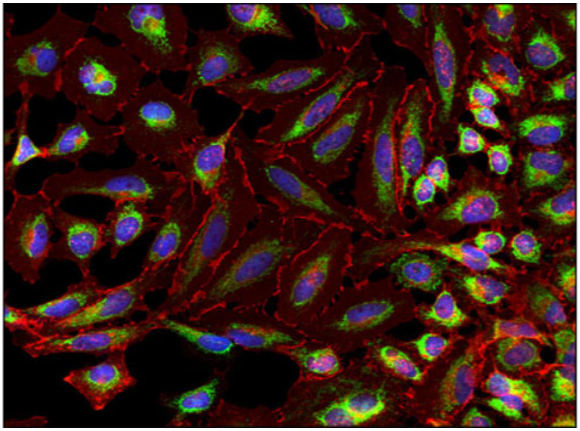
#> input picture cell-color-detection-image-2.PNG, 580 x 431 px
$ python color-detection-for-image.py
#> lines starting #> are read from the running program, lines starting #| are printed output that depends on the picture; after the words box and inside, x2 and y2 are one past the last pixel; in counts of white or black regions, pixels touching at a corner belong together; long printed decimals are rounded
import numpy as np
import cv2
import imutils

red=0
orange=0
yellow=0
green=0
lightgcyan=0
lightblue=0
blue=0
violet=0
purple=0
pink=0
gray=0
total=0

img=input("Enter the path of image with extension png or jpg or jpeg:")
#> the answer given: cell-color-detection-image-2.PNG
img = cv2.imread(img)
#> img is the input picture: shape (431, 580, 3); mean B, G, R 25.2, 31.2, 57.3
imageGrey = cv2.cvtColor(img, cv2.COLOR_BGR2GRAY)
_, thrash = cv2.threshold(imageGrey, 240, 255, cv2.THRESH_BINARY)
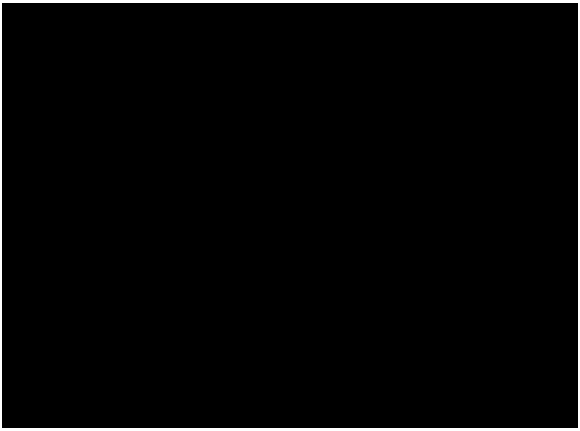
#> thrash: shape (431, 580); 2.1% white; 1 white region
contours1, _ = cv2.findContours(thrash, cv2.RETR_TREE, cv2.CHAIN_APPROX_NONE)
#> contours1 = 2 contours; box (x1, y1, x2, y2) and area: (0, 0, 580, 431) 248970, (1, 2, 579, 429) 245800
#cv2.drawContours(img,[a],-1,(0,255,0), 1)
# converting from BGR to HSV color space
hsv = cv2.cvtColor(img,cv2.COLOR_BGR2HSV)
#> hsv: shape (431, 580, 3); mean H, S, V 60.3, 199.7, 67

# Range for lower
lower_red = np.array([0,50,50])
upper_red = np.array([10,255,255])
mask1 = cv2.inRange(hsv, lower_red, upper_red)
#> mask1: shape (431, 580); 12.7% white; 1626 white regions (1408 under 20 px), largest, box (x1, y1, x2, y2) and area: (464, 284, 576, 380) 2691, (5, 213, 150, 358) 2214, (64, 353, 134, 411) 963

lower_orange = np.array([11,50,50])
upper_orange = np.array([20,255,255])
mask3 = cv2.inRange(hsv, lower_orange, upper_orange)
#> mask3: shape (431, 580); 3.6% white in thin lines or dots

lower_yellow = np.array([21,50,50])
upper_yellow = np.array([30,255,255])
mask5 = cv2.inRange(hsv, lower_yellow, upper_yellow)
#> mask5: shape (431, 580); 2.8% white in thin lines or dots

lower_green = np.array([31,50,50])
upper_green = np.array([80,255,255])
mask7 = cv2.inRange(hsv, lower_green, upper_green)
#> mask7: shape (431, 580); 8.9% white; 322 white regions (189 under 20 px), largest, box (x1, y1, x2, y2) and area: (313, 387, 387, 426) 930, (127, 5, 172, 50) 612, (519, 114, 567, 137) 608

lower_light_blue = np.array([81,50,50])
upper_light_blue = np.array([110,255,255])
mask11 = cv2.inRange(hsv, lower_light_blue, upper_light_blue)
#> mask11: shape (431, 580); 0.3% white in thin lines or dots

lower_blue = np.array([111,50,50])
upper_blue = np.array([130,255,255])
mask13 = cv2.inRange(hsv, lower_blue, upper_blue)
#> mask13: shape (431, 580); 4.5% white; 215 white regions (135 under 20 px), largest, box (x1, y1, x2, y2) and area: (271, 168, 299, 195) 371, (106, 177, 145, 192) 367, (315, 4, 344, 27) 355

lower_violet = np.array([131,50,50])
upper_violet = np.array([140,255,255])
mask15 = cv2.inRange(hsv, lower_violet, upper_violet)
#> mask15: shape (431, 580); 2.8% white in thin lines or dots

lower_purple = np.array([141,50,50])
upper_purple = np.array([160,255,255])
mask17 = cv2.inRange(hsv, lower_purple, upper_purple)
#> mask17: shape (431, 580); 2.2% white in thin lines or dots

lower_pink = np.array([161,50,50])
upper_pink = np.array([170,255,255])
mask19 = cv2.inRange(hsv, lower_pink, upper_pink)
#> mask19: shape (431, 580); 0.86% white in thin lines or dots

lower_gray = np.array([0,0,10])
upper_gray = np.array([0,0,225])
mask21 = cv2.inRange(hsv, lower_gray, upper_gray)
#> mask21: shape (431, 580); 0.27% white in thin lines or dots

lower_black = np.array([0,0,0])
upper_black = np.array([0,0,255])
mask23 = cv2.inRange(hsv, lower_black, upper_black)
#> mask23: shape (431, 580); 10.3% white; 309 white regions (277 under 20 px), largest, box (x1, y1, x2, y2) and area: (0, 333, 580, 431) 10758, (0, 0, 580, 72) 4908, (226, 353, 295, 403) 2407


# Range for upper range
lower_red = np.array([170,120,70])
upper_red = np.array([180,255,255])
mask2 = cv2.inRange(hsv,lower_red,upper_red)
#> mask2: shape (431, 580); 4% white in thin lines or dots

lower_orange = np.array([181,120,70])
upper_orange = np.array([190,255,255])
mask4 = cv2.inRange(hsv,lower_orange,upper_orange)
#> mask4: shape (431, 580); every value is 0

lower_yellow = np.array([191,120,70])
upper_yellow = np.array([200,255,255])
mask6 = cv2.inRange(hsv, lower_yellow, upper_yellow)

lower_green = np.array([201,120,70])
upper_green = np.array([250,255,255])
mask8 = cv2.inRange(hsv, lower_green, upper_green)

lower_light_blue = np.array([251,120,70])
upper_light_blue = np.array([290,255,255])
mask12 = cv2.inRange(hsv, lower_light_blue, upper_light_blue)

lower_blue = np.array([291,120,70])
upper_blue = np.array([300,255,255])
mask14 = cv2.inRange(hsv, lower_blue, upper_blue)

lower_violet = np.array([301,120,70])
upper_violet = np.array([310,255,255])
mask16 = cv2.inRange(hsv, lower_violet, upper_violet)

lower_purple = np.array([311,120,70])
upper_purple = np.array([330,255,255])
mask18 = cv2.inRange(hsv, lower_purple, upper_purple)

lower_pink = np.array([331,120,70])
upper_pink = np.array([340,255,255])
mask20 = cv2.inRange(hsv, lower_pink, upper_pink)

lower_gray = np.array([361,120,70])
upper_gray = np.array([380,255,255])
mask22 = cv2.inRange(hsv, lower_gray, upper_gray)

mask1 = mask1+mask2
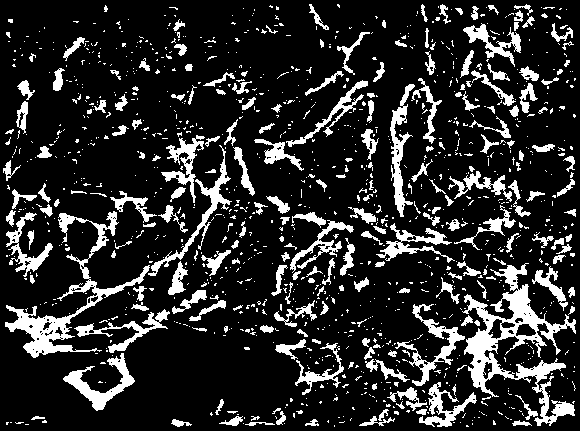
#> mask1: shape (431, 580); 16.8% white; 1205 white regions (983 under 20 px)
mask3 = mask3+mask4
mask5 = mask5+mask6
mask7 = mask7+mask8
mask11 = mask11+mask12
mask13 = mask13+mask14
mask15 = mask15+mask16
mask17 = mask17+mask18
mask19 = mask19+mask20
mask21 = mask21+mask22

borderc1=cv2.findContours(mask1, cv2.RETR_TREE, cv2.CHAIN_APPROX_SIMPLE)
#> borderc1 = 1420 contours, 1245 with area under 20; largest, box (x1, y1, x2, y2) and area: (462, 263, 576, 426) 4907, (5, 211, 150, 358) 2910, (63, 353, 135, 411) 1037, (390, 84, 415, 217) 949, (395, 304, 465, 386) 931
borderc1=imutils.grab_contours(borderc1)

borderc2=cv2.findContours(mask3, cv2.RETR_TREE, cv2.CHAIN_APPROX_SIMPLE)
#> borderc2 = 1300 contours, 1256 with area under 20; largest, box (x1, y1, x2, y2) and area: (187, 226, 208, 277) 183, (245, 242, 268, 261) 152, (439, 365, 463, 399) 128, (530, 299, 553, 319) 119, (486, 61, 508, 88) 100
borderc2=imutils.grab_contours(borderc2)

borderc3=cv2.findContours(mask5, cv2.RETR_TREE, cv2.CHAIN_APPROX_SIMPLE)
#> borderc3 = 1332 contours, 1301 with area under 20; largest, box (x1, y1, x2, y2) and area: (300, 185, 321, 202) 114, (219, 265, 238, 290) 107, (72, 306, 98, 323) 104, (552, 416, 576, 427) 102, (466, 186, 486, 198) 90
borderc3=imutils.grab_contours(borderc3)

borderc4=cv2.findContours(mask7, cv2.RETR_TREE, cv2.CHAIN_APPROX_SIMPLE)
#> borderc4 = 360 contours, 250 with area under 20; largest, box (x1, y1, x2, y2) and area: (313, 387, 387, 426) 800, (127, 5, 172, 50) 590, (519, 114, 567, 137) 532, (524, 153, 564, 188) 443, (528, 28, 565, 70) 416
borderc4=imutils.grab_contours(borderc4)

borderc6=cv2.findContours(mask11, cv2.RETR_TREE, cv2.CHAIN_APPROX_SIMPLE)
#> borderc6 = 202 contours, 200 with area under 20; largest, box (x1, y1, x2, y2) and area: (142, 107, 158, 119) 28, (362, 402, 372, 409) 20
borderc6=imutils.grab_contours(borderc6)

borderc7=cv2.findContours(mask13, cv2.RETR_TREE, cv2.CHAIN_APPROX_SIMPLE)
#> borderc7 = 263 contours, 198 with area under 20; largest, box (x1, y1, x2, y2) and area: (106, 177, 145, 192) 354, (271, 168, 299, 195) 339, (315, 4, 344, 27) 328, (199, 335, 231, 350) 317, (37, 48, 57, 72) 316
borderc7=imutils.grab_contours(borderc7)

borderc8=cv2.findContours(mask15, cv2.RETR_TREE, cv2.CHAIN_APPROX_SIMPLE)
#> borderc8 = 457 contours, 411 with area under 20; largest, box (x1, y1, x2, y2) and area: (202, 217, 225, 256) 332, (486, 12, 512, 31) 168, (236, 253, 272, 280) 162, (199, 146, 222, 168) 150, (376, 134, 391, 182) 147
borderc8=imutils.grab_contours(borderc8)

borderc9=cv2.findContours(mask17, cv2.RETR_TREE, cv2.CHAIN_APPROX_SIMPLE)
#> borderc9 = 449 contours, 404 with area under 20; largest, box (x1, y1, x2, y2) and area: (506, 345, 533, 364) 254, (433, 45, 452, 81) 231, (462, 198, 495, 223) 221, (308, 357, 336, 371) 125, (277, 78, 299, 91) 111
borderc9=imutils.grab_contours(borderc9)

borderc10=cv2.findContours(mask19, cv2.RETR_TREE, cv2.CHAIN_APPROX_SIMPLE)
#> borderc10 = 511 contours, 505 with area under 20; largest, box (x1, y1, x2, y2) and area: (459, 366, 475, 388) 57, (564, 363, 576, 374) 42, (308, 272, 320, 287) 32, (507, 324, 524, 336) 26, (312, 356, 332, 367) 26, (432, 41, 447, 54) 24
borderc10=imutils.grab_contours(borderc10)

borderc11=cv2.findContours(mask21, cv2.RETR_TREE, cv2.CHAIN_APPROX_SIMPLE)
#> borderc11 = 23 contours, 21 with area under 20; largest, box (x1, y1, x2, y2) and area: (2, 334, 4, 420) 85, (2, 99, 4, 130) 29
borderc11=imutils.grab_contours(borderc11)

borderc12=cv2.findContours(mask23, cv2.RETR_TREE, cv2.CHAIN_APPROX_SIMPLE)
#> borderc12 = 317 contours, 285 with area under 20; largest, box (x1, y1, x2, y2) and area: (0, 333, 580, 431) 9886, (0, 0, 580, 72) 4092, (226, 353, 295, 403) 2296, (14, 265, 75, 305) 936, (34, 97, 74, 140) 774
borderc12=imutils.grab_contours(borderc12)

for a in borderc1:
        Carea = cv2.contourArea(a)
        if Carea > 10:
            cv2.drawContours(img,[a],-1,(0,255,0), 1)
            centroid = cv2.moments(a)
            cx = int(centroid["m10"]/ centroid["m00"])
            cy = int(centroid["m01"]/ centroid["m00"])
            cv2.circle(img,(cx,cy),1,(0,0,0),0)
            cv2.putText(img, "Red", (cx-10, cy-5), cv2.FONT_HERSHEY_SIMPLEX, 0.4, (255,255,255))
            red=red+1
#> this loop made 1420 passes
#> (Carea, cx, cy) on passes 9, 14, 20, 21, 28, 32, 46, 51: (29, 257, 423), (45.5, 520, 422), (31.5, 312, 422), (63.5, 178, 422), (75.5, 374, 421), (84.5, 233, 421), (50, 280, 418), (33.5, 421, 411)
#> after the loop, red = 255

for a in borderc2:
        Carea = cv2.contourArea(a)
        if Carea > 10:
            cv2.drawContours(img,[a],-1,(0,255,0), 1)
            centroid = cv2.moments(a)
            cx = int(centroid["m10"]/ centroid["m00"])
            cy = int(centroid["m01"]/ centroid["m00"])
            cv2.circle(img,(cx,cy),1,(0,0,0),0)
            cv2.putText(img, "Orange", (cx-20, cy-10), cv2.FONT_HERSHEY_SIMPLEX, 0.4, (255,255,255))
            orange=orange+1
#> this loop made 1300 passes
#> (Carea, cx, cy) on passes 28, 52, 79, 80, 155, 202, 203, 221: (38, 565, 417), (25, 539, 412), (61, 444, 398), (24.5, 444, 396), (128.5, 448, 384), (59.5, 468, 357), (33.5, 469, 357), (37, 378, 356)
#> img: shape (431, 580, 3); mean B, G, R 45.6, 68.9, 68.8
#> after the loop, orange = 85


for a in borderc3:
        Carea = cv2.contourArea(a)
        if Carea > 10:
            cv2.drawContours(img,[a],-1,(0,255,0), 1)
            centroid = cv2.moments(a)

            cx = int(centroid["m10"]/ centroid["m00"])
            cy = int(centroid["m01"]/ centroid["m00"])
            cv2.circle(img,(cx,cy),1,(0,0,0),0)
            cv2.putText(img, "Yellow", (cx-10, cy-10), cv2.FONT_HERSHEY_SIMPLEX, 0.4, (255,255,255))
            yellow=yellow+1
#> this loop made 1332 passes
#> (Carea, cx, cy) on passes 22, 53, 84, 122, 139, 195, 196, 218: (102, 563, 421), (23, 358, 413), (30, 532, 402), (38, 567, 387), (41.5, 450, 379), (44.5, 451, 369), (21, 451, 370), (20, 389, 358)
#> img: shape (431, 580, 3); mean B, G, R 49.2, 73.4, 71.2


for a in borderc4:
        Carea = cv2.contourArea(a)
        if Carea > 10:
            cv2.drawContours(img,[a],-1,(0,255,0), 1)
            centroid = cv2.moments(a)
            cx = int(centroid["m10"]/ centroid["m00"])
            cy = int(centroid["m01"]/ centroid["m00"])
            cv2.circle(img,(cx,cy),1,(0,0,0),0)
            cv2.putText(img, "Green", (cx-10, cy-10), cv2.FONT_HERSHEY_SIMPLEX, 0.4, (255,255,255))
            green=green+1
#> this loop made 360 passes
#> a on passes 1, 3, 4: [[554, 425], [553, 426], [555, 426], [555, 425]], [[561, 423]], [[569, 421], [572, 421]]
#> img: shape (431, 580, 3); mean B, G, R 56.3, 85.5, 75.9

for a in borderc6:
        Carea = cv2.contourArea(a)
        if Carea > 10:
            cv2.drawContours(img,[a],-1,(0,255,0), 1)
            centroid = cv2.moments(a)
            cx = int(centroid["m10"]/ centroid["m00"])
            cy = int(centroid["m01"]/ centroid["m00"])
            cv2.circle(img,(cx,cy),1,(0,0,0),0)
            cv2.putText(img, "Light Blue", (cx-10, cy-10), cv2.FONT_HERSHEY_SIMPLEX, 0.4, (255,255,255))
            lightblue=lightblue+1
#> this loop made 202 passes
#> a on passes 1, 2, 4: [[489, 424], [489, 425]], [[326, 416]], [[517, 409]]
#> img: shape (431, 580, 3); mean B, G, R 56.6, 85.9, 76.2


for a in borderc7:
        Carea = cv2.contourArea(a)
        if Carea > 10:
            cv2.drawContours(img,[a],-1,(0,255,0), 1)
            centroid = cv2.moments(a)
            cx = int(centroid["m10"]/ centroid["m00"])
            cy = int(centroid["m01"]/ centroid["m00"])
            cv2.circle(img,(cx,cy),1,(0,0,0),0)
            cv2.putText(img, "Blue", (cx-10, cy-10), cv2.FONT_HERSHEY_SIMPLEX, 0.4, (255,255,255))
            blue=blue+1
#> this loop made 263 passes
#> a on passes 1 to 3: [[486, 426]], [[488, 424]], [[477, 422]]
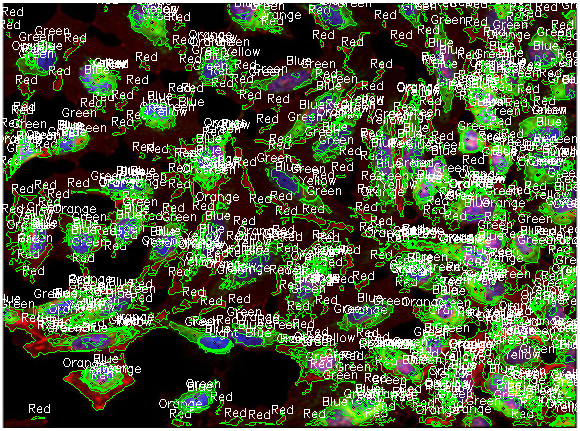
#> img: shape (431, 580, 3); mean B, G, R 58.5, 92, 78.5

for a in borderc8:
        Carea = cv2.contourArea(a)
        if Carea > 10:
            cv2.drawContours(img,[a],-1,(0,255,0), 1)
            centroid = cv2.moments(a)
            cx = int(centroid["m10"]/ centroid["m00"])
            cy = int(centroid["m01"]/ centroid["m00"])
            cv2.circle(img,(cx,cy),1,(0,0,0),0)
            cv2.putText(img, "Violet", (cx-10, cy-10), cv2.FONT_HERSHEY_SIMPLEX, 0.4, (255,255,255))
            violet=violet+1
#> this loop made 457 passes
#> a on passes 1, 2, 4: [[346, 426]], [[344, 425]], [[483, 425], [484, 424], [485, 425], [484, 426]]
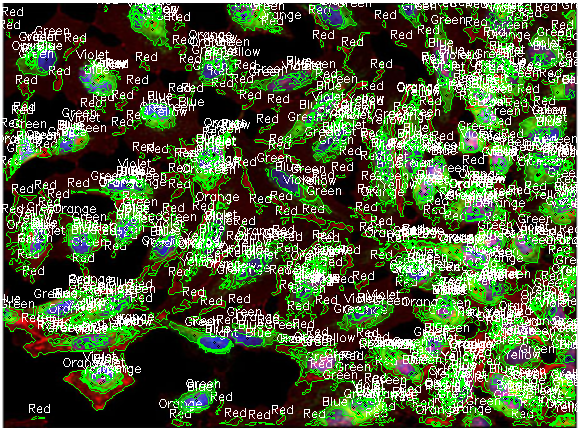
#> img: shape (431, 580, 3); 3.13% of pixels changed, all inside (x1, y1, x2, y2) = (25, 3, 579, 405)

for a in borderc9:
        Carea = cv2.contourArea(a)
        if Carea > 10:
            cv2.drawContours(img,[a],-1,(0,255,0), 1)
            centroid = cv2.moments(a)
            cx = int(centroid["m10"]/ centroid["m00"])
            cy = int(centroid["m01"]/ centroid["m00"])
            cv2.circle(img,(cx,cy),1,(0,0,0),0)
            cv2.putText(img, "Purple", (cx-10, cy-1), cv2.FONT_HERSHEY_SIMPLEX, 0.4, (255,255,255))
            purple=purple+1
#> this loop made 449 passes
#> a on passes 1, 4, 7: [[484, 425]], [[479, 423], [480, 422], [481, 423], [480, 424]], [[475, 417], [474, 418], [476, 418], [476, 417]]
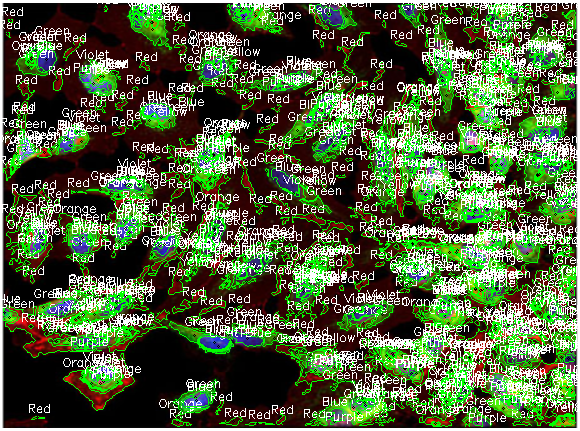
#> img: shape (431, 580, 3); 2.68% of pixels changed, all inside (x1, y1, x2, y2) = (71, 3, 580, 427)

for a in borderc10:
        Carea = cv2.contourArea(a)
        if Carea > 10:
            cv2.drawContours(img,[a],-1,(0,255,0), 1)
            centroid = cv2.moments(a)
            cx = int(centroid["m10"]/ centroid["m00"])
            cy = int(centroid["m01"]/ centroid["m00"])
            cv2.circle(img,(cx,cy),1,(0,0,0),0)
            cv2.putText(img, "Pink", (cx-10, cy-10), cv2.FONT_HERSHEY_SIMPLEX, 0.4, (255,255,255))
            pink=pink+1
#> this loop made 511 passes
#> a on passes 1, 3, 7: [[473, 424], [473, 426], [480, 426], [475, 426]], [[480, 423]], [[340, 416], [340, 417], [342, 417], [341, 416]]
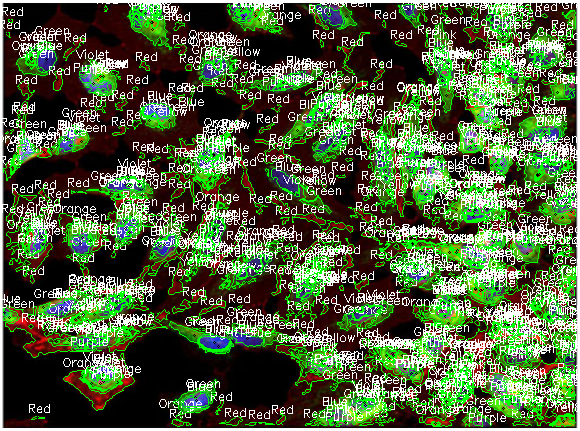
#> img: shape (431, 580, 3); 0.47% of pixels changed, all inside (x1, y1, x2, y2) = (275, 14, 579, 427)

for a in borderc11:
        Carea = cv2.contourArea(a)
        if Carea > 10:
            b=cv2.drawContours(img,[a],-1,(0,255,0), 1)
            centroid = cv2.moments(a)
            cx = int(centroid["m10"]/ centroid["m00"])
            cy = int(centroid["m01"]/ centroid["m00"])
            cv2.circle(img,(cx,cy),1,(0,0,0),0)
            cv2.putText(img, "Gray", (cx-10, cy-10), cv2.FONT_HERSHEY_SIMPLEX, 0.4, (255,255,255))
            gray=gray+1
#> this loop made 23 passes
#> a on passes 1, 2, 3, 4, 5, 6, 7, 9: [[185, 427]], [[162, 427], [163, 427]], [[577, 421], [577, 427]], [[577, 391], [577, 409]], [[577, 373], [577, 380]], [[577, 334], [577, 361]], [[2, 334], [2, 419], [3, 419], [3, 334]], [[2, 288], [3, 288]]
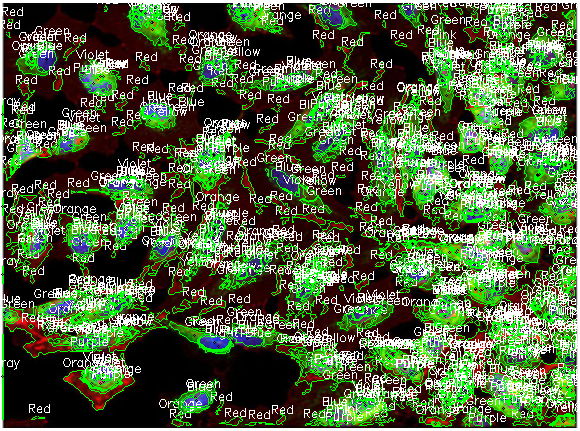
#> img: shape (431, 580, 3); 0.19% of pixels changed, all inside (x1, y1, x2, y2) = (1, 98, 20, 420)

total= red+orange+yellow+green+lightblue+blue+violet+purple+pink+gray

per = 0
per1 = 0
per2 = 0
per3 = 0
per4 = 0
per5 = 0
per6 = 0
per7 = 0
per8 = 0
per9 = 0


print("------------Ratio of Colours------------")
per = ((red/total)*100)
per1 = ((orange/total)*100)
per2 = ((yellow/total)*100)
per3 = ((green/total)*100)
per4 = ((lightblue/total)*100)
per5 = ((blue/total)*100)
per6 = ((violet/total)*100)
per7 = ((purple/total)*100)
per8 = ((pink/total)*100)
per9 = ((gray/total)*100)

list1= [per,per1,per2,per3,per4,per5,per6,per7,per8,per9]
print("Red",per)
#| Red 31.25
print("Orange",per1)
#| Orange 10.417
print("Yellow",per2)
#| Yellow 8.456
print("Green",per3)
#| Green 17.770
print("Light Blue",per4)
#| Light Blue 0.3676
print("Blue",per5)
#| Blue 11.152
print("Violet",per6)
#| Violet 9.436
print("Purple",per7)
#| Purple 8.701
print("Pink",per8)
#| Pink 1.961
print("Gray",per9)
#| Gray 0.4902
print("\nThe Percentage of Prominant colour is:",max(list1))
#| The Percentage of Prominant colour is: 31.25

cv2.imshow("shapes", img)
print("-------------------Count-----------------")
print("Red",red)
#| Red 255
print("Orange",orange)
#| Orange 85
print("Yellow",yellow)
#| Yellow 69
print("Green",green)
#| Green 145
print("Blue",blue)
#| Blue 91
print("Light Blue",lightblue)
#| Light Blue 3
print("Blue",blue)
#| Blue 91
print("Violet",violet)
#| Violet 77
print("Purple",purple)
#| Purple 71
print("Pink",pink)
#| Pink 16
print("Gray",gray)
#| Gray 4
cv2.waitKey(0)
cv2.destroyAllWindows()
